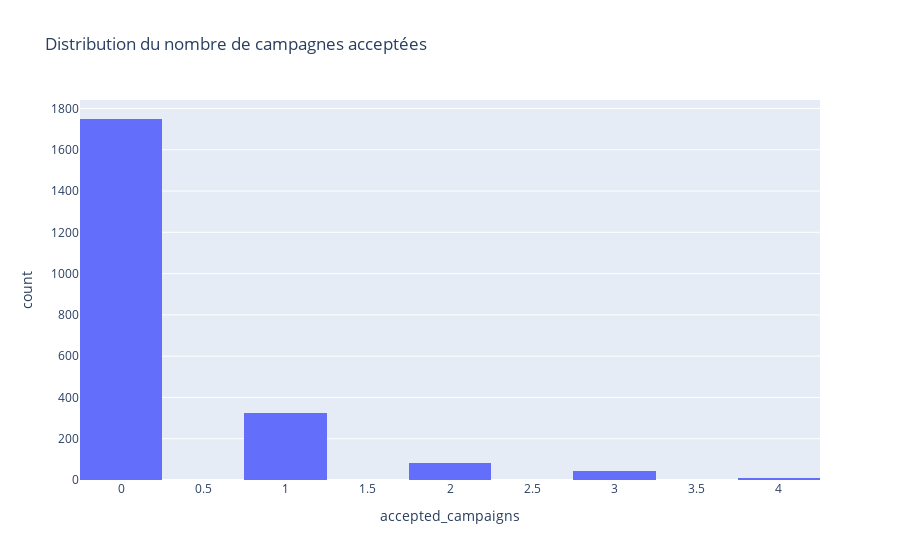

Here is the notebook cell this chart was saved with:
### Code cell
campaigns_accepted_dist = px.histogram(
    data,
    x="accepted_campaigns",
    title="Distribution du nombre de campagnes acceptées",
    nbins=20,
)
campaigns_accepted_dist.show()

### Figure 1 — Plotly figure (JSON) as saved in the notebook; plotly's stock layout.template omitted (floating-point values rounded to 4 significant figures; data arrays with more than 128 entries replaced by an {"elided": "..."} marker saying what was removed)
{"data": [{"alignmentgroup": "True", "bingroup": "x", "hovertemplate": "accepted_campaigns=%{x}<br>count=%{y}<extra></extra>", "legendgroup": "", "marker": {"color": "#636efa", "pattern": {"shape": ""}}, "name": "", "nbinsx": 20, "offsetgroup": "", "orientation": "v", "showlegend": false, "type": "histogram", "x": {"elided": "2208 int values"}, "xaxis": "x", "yaxis": "y"}], "layout": {"barmode": "relative", "legend": {"tracegroupgap": 0}, "title": {"text": "Distribution du nombre de campagnes acceptées"}, "xaxis": {"anchor": "y", "domain": [0, 1], "title": {"text": "accepted_campaigns"}}, "yaxis": {"anchor": "x", "domain": [0, 1], "title": {"text": "count"}}}}
